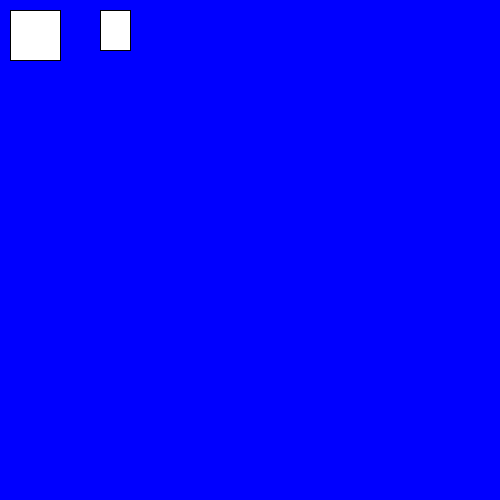
Frame 1 (no input)
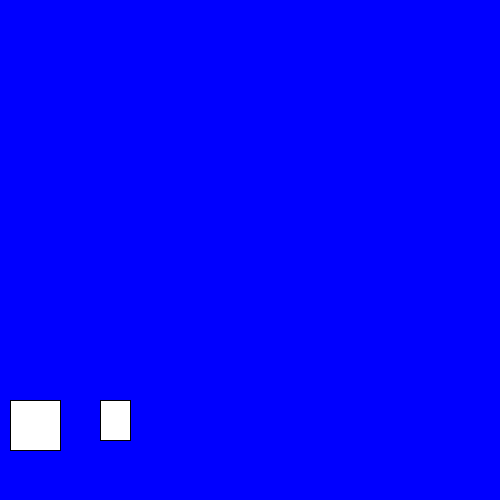
Frame 60 (the mouse pressed at the canvas centre just before this capture)
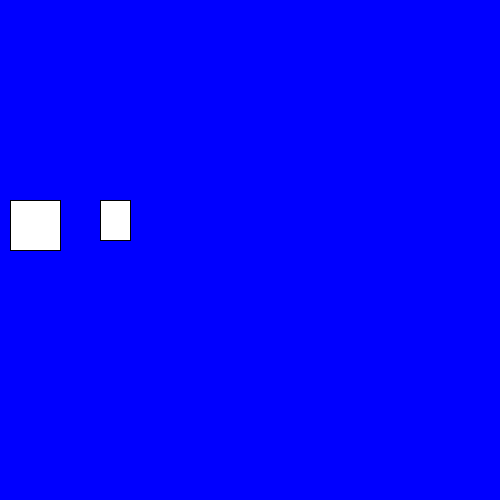
Frame 120 (the mouse held since frame 60 and released just before this capture)

The Processing sketch that drew these frames (run headless with seeded random() and noise(); from frame 60 on, the mouse is pressed at the canvas centre):

// Processing sketch: processing_31252
// ── processing_31252.pde

class Shoe{
int xPos;
int yPos;
int wid;
int hei;
color col;
int x;
int y;
int speed = 10;

 Shoe(int x, int y, int w, int h, color c){
xPos = x;
yPos = y;
wid = w;
hei = h;
col = c;

}
  


  
void display(){
fill(255);
rect (xPos, y, wid, hei);
}
 
void drive(){
  y = y+speed;
  
  if(y > 499) {
  speed=-speed;
}
  if(y < 1) {
    speed=-speed;
  }
}
}
  Shoe mine = new Shoe(100, 10, 30, 40, color(255,255,255));
  Shoe his = new Shoe(10,100,50,50,color(0));
 
  void setup(){
   size(500,500);
   background(0,0,0);
   frameRate(20);
 }
                
void draw(){
  background(0,0,  255);
  mine.drive();
  mine.display();
  his.drive();
  his.display();
}
